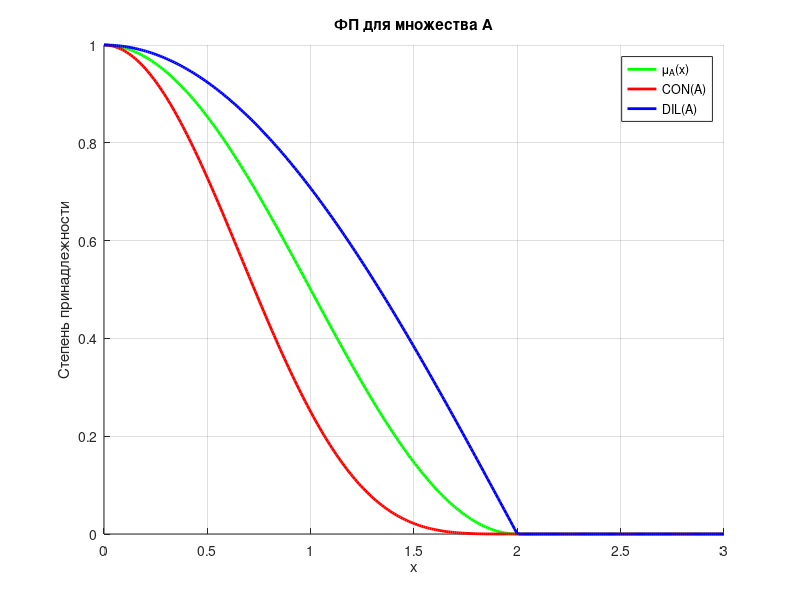

Write MATLAB code to recreate this figure.
% Определение диапазона значений
x = linspace(0, 3, 300); % От 0 до 3 для функции A

% ФП μA(x)
mu_A = zeros(size(x));
mu_A(x <= 2) = (1/2) - (1/2) * sin(pi/2 * (x(x <= 2) - 1));

% CON(A)
mu_CON_A = mu_A .^ 2;

% DIL(A)
mu_DIL_A = sqrt(mu_A);

% Построение графиков
figure;
hold on;
plot(x, mu_A, 'g', 'LineWidth', 2, 'DisplayName', '\mu_A(x)');
plot(x, mu_CON_A, 'r', 'LineWidth', 2, 'DisplayName', 'CON(A)');
plot(x, mu_DIL_A, 'b', 'LineWidth', 2, 'DisplayName', 'DIL(A)');
hold off;

xlabel('x');
ylabel('Степень принадлежности');
title('ФП для множества A');
legend show;
grid on;